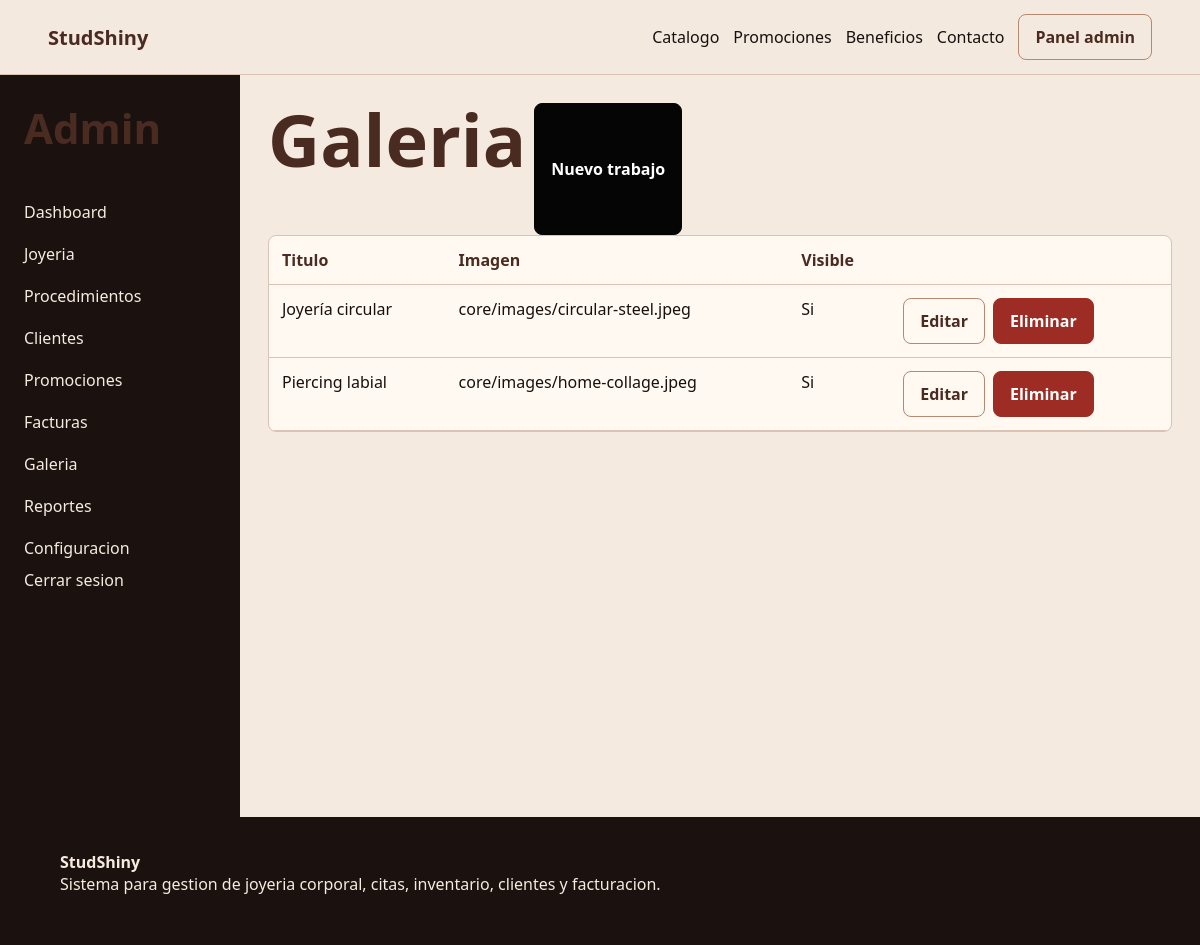
The app's page /panel/galeria/ (signed in) with its own data.
### core/models.py (models this page shows, shortened)
class GaleriaTrabajo(models.Model):
    titulo = models.CharField(max_length=120)
    descripcion = models.TextField(blank=True)
    imagen = models.CharField(max_length=255)
    visible = models.BooleanField(default=True)
    creado = models.DateTimeField(auto_now_add=True)
    class Meta:
        ordering = ["-creado"]

### core/views.py (the view)
# urls.py: path("panel/galeria/", views.GaleriaListView.as_view(), name="galeria_list"),
class GaleriaListView(AdminRequiredMixin, ListView):
    model = GaleriaTrabajo
    template_name = "core/admin/galeria/list.html"
    context_object_name = "galeria"

### core/views.py (called while the page is built)
def es_admin(user):
    return user.is_authenticated and user.is_staff

    def dispatch(self, request, *args, **kwargs):
        if not es_admin(request.user):
            return redirect("login")
        return super().dispatch(request, *args, **kwargs)

### core/templates/core/admin/galeria/list.html
{% extends "core/admin/base_admin.html" %}
{% block admin_content %}
<div class="actions"><h1>Galeria</h1><a class="button" href="{% url 'galeria_create' %}">Nuevo trabajo</a></div>
<div class="table-wrap"><table><thead><tr><th>Titulo</th><th>Imagen</th><th>Visible</th><th></th></tr></thead><tbody>
{% for g in galeria %}<tr><td>{{ g.titulo }}</td><td>{{ g.imagen }}</td><td>{% if g.visible %}Si{% else %}No{% endif %}</td><td class="actions"><a class="button light" href="{% url 'galeria_update' g.id %}">Editar</a><a class="button danger" href="{% url 'galeria_delete' g.id %}">Eliminar</a></td></tr>{% empty %}<tr><td colspan="4">Sin trabajos.</td></tr>{% endfor %}
</tbody></table></div>
{% endblock %}

### core/static/core/styles.css (style rules this page uses)
:root { --cream: #f4eadf; --paper: #fff9f1; --terracotta: #b38971; --terracotta-dark: #8d5f49; --coffee: #4a2b22; --ink: #16110f; --muted: #7a665e; --line: #d8c3b4; --danger: #9d2d24; --success: #26633a; }
* { box-sizing: border-box; }
body { margin: 0; background: var(--cream); color: var(--ink); font-family: "Segoe UI", Arial, sans-serif; }
a { color: inherit; text-decoration: none; }
.button, button { display: inline-flex; justify-content: center; align-items: center; border: 1px solid #050505; border-radius: 8px; background: #050505; color: #fff; font-weight: 800; padding: 11px 16px; cursor: pointer; }
.button.light { background: transparent; color: var(--coffee); border-color: var(--terracotta); }
.button.danger { background: var(--danger); border-color: var(--danger); }
h1, h2, h3, p { margin-top: 0; }
h1 { font-size: clamp(38px, 6vw, 76px); line-height: 1; color: var(--coffee); }
.table-wrap { overflow-x: auto; background: var(--paper); border: 1px solid var(--line); border-radius: 8px; }
table { width: 100%; border-collapse: collapse; }
th, td { text-align: left; padding: 13px; border-bottom: 1px solid var(--line); vertical-align: top; }
th { color: var(--coffee); }
.actions { display: flex; flex-wrap: wrap; gap: 8px; }

### records on screen
GaleriaTrabajo: titulo "Joyería circular", imagen "core/images/circular-steel.jpeg", visible "Si"
GaleriaTrabajo: titulo "Piercing labial", imagen "core/images/home-collage.jpeg", visible "Si"
